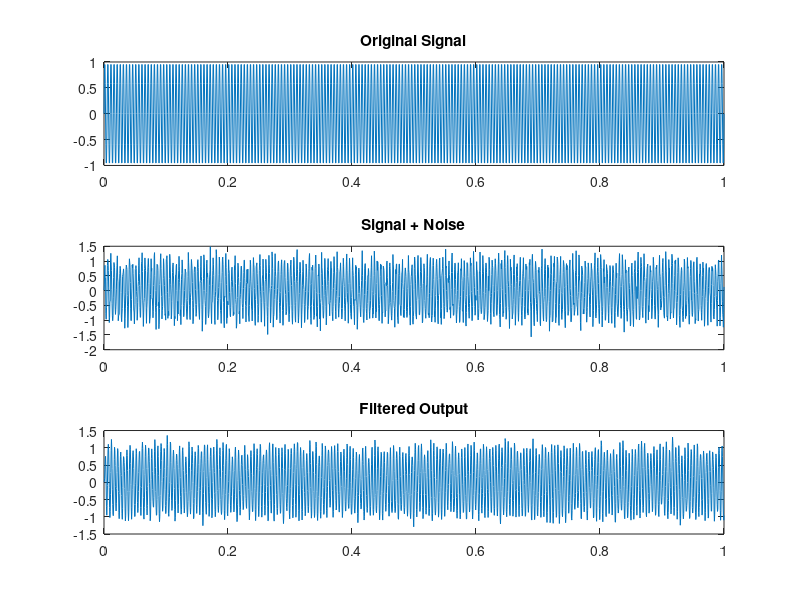

This figure's MATLAB source:
fs = 2000;
t = 0:1/fs:1;

sinyal = sin(2*pi*200*t);

noise = 0.2*randn(size(t));

sinyal_noise = sinyal + noise;

[b,a] = butter(4,0.45);

output = filter(b,a,sinyal_noise);

figure;
subplot(3,1,1);
plot(t,sinyal);
title('Original Signal');

subplot(3,1,2);
plot(t,sinyal_noise);
title('Signal + Noise');

subplot(3,1,3);
plot(t,output);
title('Filtered Output');
